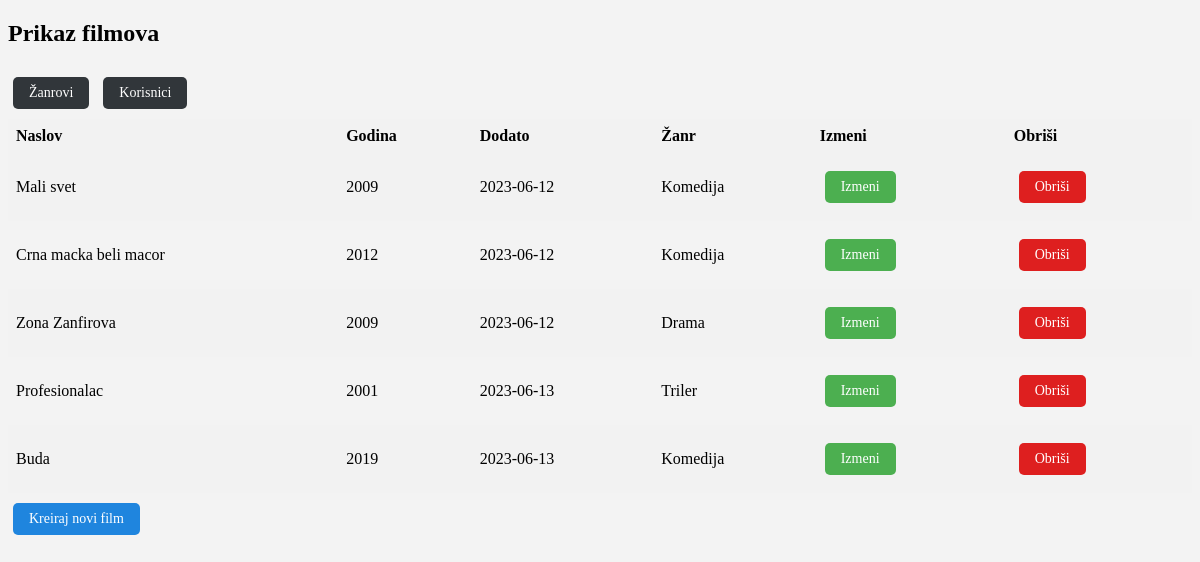
The page /filmovi.php on the database its author committed.
### tables this page shows
CREATE TABLE `film` (
  `film_id` int(11) NOT NULL,
  `naslov` varchar(100) NOT NULL,
  `godina` int(11) NOT NULL,
  `dodato_at` date NOT NULL DEFAULT current_timestamp(),
  `zanr_id` int(11) NOT NULL
);

CREATE TABLE `zanr` (
  `zanr_id` int(11) NOT NULL,
  `naziv` varchar(50) NOT NULL
);

### baza/Konekcija.php (called while the page is built, shortened)
<?php
class Konekcija
{
    private static $_instance = null;
    public static function getInstance(){
        if(is_null(self::$_instance)){
            self::$_instance = new PDO("mysql:host=localhost; dbname=baza_filmova", "root", "");
        }
        return self::$_instance;
    }
}

### kontroler/FilmKontroler.php (called while the page is built, shortened)
<?php
require_once $_SERVER['DOCUMENT_ROOT'] . '/bioskop//baza/Konekcija.php';
class FilmKontroler
{
    public $pdo;
    public function __construct()
    {
        $this->pdo = Konekcija::getInstance();
    }
    public function vrati_sve_filmove()
    {
        $query = $this->pdo->query("SELECT * FROM baza_filmova.film");
        $query->execute();
        return    $results = $query->fetchAll(PDO::FETCH_ASSOC);
    }
}

### kontroler/ZanrKontroler.php (called while the page is built, shortened)
<?php
require_once $_SERVER['DOCUMENT_ROOT'].'/bioskop/baza/Konekcija.php';
class ZanrKontroler{
    public $pdo;
    public function __construct()
    {
        $this->pdo = Konekcija::getInstance();
    }
    public function vrati_sve_zanrove(){
        $query =$this->pdo->query('SELECT * FROM baza_filmova.zanr');
        $query->execute();
        $results = $query->fetchAll(PDO::FETCH_ASSOC);
        return $results ;
    }
}

### filmovi.php (the view, shortened to what this page needs)
<?php
include $_SERVER['DOCUMENT_ROOT'].'/bioskop/kontroler/FilmKontroler.php';
include $_SERVER['DOCUMENT_ROOT'].'/bioskop/kontroler/ZanrKontroler.php';
$filmKontroler = new FilmKontroler();
$filmovi = $filmKontroler->vrati_sve_filmove();
$zanrKontroler = new ZanrKontroler();
$zanrovi = $zanrKontroler->vrati_sve_zanrove();
?>
<!DOCTYPE html>
<html>
<head>
    <link rel="stylesheet" type="text/css" href="styles.css">
</head>
<body>
    <h2>Prikaz filmova</h2>
    <a class="btn_grey" href="zanrovi.php">Žanrovi</a>
    <a class="btn_grey" href="korisnici.php">Korisnici</a>
    <table>
        <tr>
            <th>Naslov</th>
            <th>Godina</th>
            <th>Dodato</th>
            <th>Žanr</th>
            <th>Izmeni</th>
            <th>Obriši</th>
        </tr>
        <?php foreach ($filmovi as $film) { ?>
            <tr>
                <td><?php echo $film['naslov']; ?></td>
                <td><?php echo $film['godina']; ?></td>
                <td><?php echo $film['dodato_at']; ?></td>
                <td><?php echo pronadjiNazivZanra($film['zanr_id'], $zanrovi); ?></td>
                <td><a class="button" href="forma_izmena_filma.php?film_id=<?php echo $film['film_id']; ?>">Izmeni</a></td>
                <td><a class="btn_red" href="obrisi_film.php?film_id=<?php echo $film['film_id']; ?>">Obriši</a></td>
            </tr>
        <?php } ?>
    </table>
    <a class="btn_blue" href="forma_kreiranje_filma.php">Kreiraj novi film</a>
    <?php
function pronadjiNazivZanra($zanr_id, $zanrovi) {
    foreach ($zanrovi as $zanr) {
        if ($zanr['zanr_id'] == $zanr_id) {
            return $zanr['naziv'];
        }
    }
    return "";
}
?>
</body>
</html>

### styles.css (style rules this page uses)
body { background-color: #f3f3f3; }
table { border-collapse: collapse; width: 100%; }
th, td { text-align: left; padding: 8px; }
th { background-color: #f2f2f2; }
tr:nth-child(even) { background-color: #f2f2f2; }
a.btn_red { background-color: #de1f1f; border: none; border-radius: 5px; color: white; padding: 8px 16px; text-align: center; text-decoration: none; display: inline-block; font-size: 14px; margin: 10px 5px; cursor: pointer; }
a.btn_blue { background-color: #1f85de; border: none; border-radius: 5px; color: white; padding: 8px 16px; text-align: center; text-decoration: none; display: inline-block; font-size: 14px; margin: 10px 5px; cursor: pointer; }
a.btn_grey { background-color: #31363a; border: none; border-radius: 5px; color: white; padding: 8px 16px; text-align: center; text-decoration: none; display: inline-block; font-size: 14px; margin: 10px 5px; cursor: pointer; }
a.button { background-color: #4CAF50; border: none; border-radius: 5px; color: white; padding: 8px 16px; text-align: center; text-decoration: none; display: inline-block; font-size: 14px; margin: 10px 5px; cursor: pointer; }

### rows shown on the page
film: naslov "Mali svet", godina "2009", dodato_at "2023-06-12", zanr.naziv "Komedija"
film: naslov "Crna macka beli macor", godina "2012", dodato_at "2023-06-12", zanr.naziv "Komedija"
film: naslov "Zona Zanfirova", godina "2009", dodato_at "2023-06-12", zanr.naziv "Drama"
film: naslov "Profesionalac", godina "2001", dodato_at "2023-06-13", zanr.naziv "Triler"
film: naslov "Buda", godina "2019", dodato_at "2023-06-13", zanr.naziv "Komedija"
